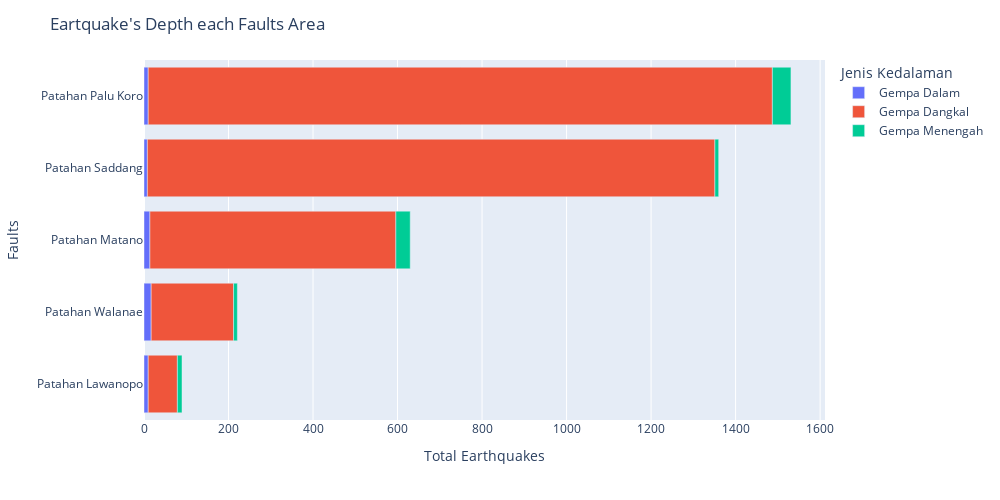

Notebook code cell kept with this figure:
### Code cell
stackbar_h(df_jenisKedalaman, y='Patahan', x='Total',
           hover_data=['Jenis Kedalaman', 'Total'], color='Jenis Kedalaman',
           labels={'Jenis Kedalaman':'Jenis Kedalaman'}, width=1000, height=500,
           title="Eartquake's Depth each Faults Area",
           xaxis='Total Earthquakes',
           yaxis='Faults',
           )

### Figure 1 — Plotly figure (JSON) as saved in the notebook; plotly's stock layout.template omitted (floating-point values rounded to 4 significant figures)
{"data": [{"alignmentgroup": "True", "customdata": [["Gempa Dalam"], ["Gempa Dalam"], ["Gempa Dalam"], ["Gempa Dalam"], ["Gempa Dalam"]], "hovertemplate": "Jenis Kedalaman=%{customdata[0]}<br>Total=%{x}<br>Patahan=%{y}<extra></extra>", "legendgroup": "Gempa Dalam", "marker": {"color": "#636efa", "pattern": {"shape": ""}}, "name": "Gempa Dalam", "offsetgroup": "Gempa Dalam", "orientation": "h", "showlegend": true, "textposition": "auto", "type": "bar", "x": [10, 14, 10, 8, 17], "xaxis": "x", "y": ["Patahan Lawanopo", "Patahan Matano", "Patahan Palu Koro", "Patahan Saddang", "Patahan Walanae"], "yaxis": "y"}, {"alignmentgroup": "True", "customdata": [["Gempa Dangkal"], ["Gempa Dangkal"], ["Gempa Dangkal"], ["Gempa Dangkal"], ["Gempa Dangkal"]], "hovertemplate": "Jenis Kedalaman=%{customdata[0]}<br>Total=%{x}<br>Patahan=%{y}<extra></extra>", "legendgroup": "Gempa Dangkal", "marker": {"color": "#EF553B", "pattern": {"shape": ""}}, "name": "Gempa Dangkal", "offsetgroup": "Gempa Dangkal", "orientation": "h", "showlegend": true, "textposition": "auto", "type": "bar", "x": [69, 582, 1477, 1343, 195], "xaxis": "x", "y": ["Patahan Lawanopo", "Patahan Matano", "Patahan Palu Koro", "Patahan Saddang", "Patahan Walanae"], "yaxis": "y"}, {"alignmentgroup": "True", "customdata": [["Gempa Menengah"], ["Gempa Menengah"], ["Gempa Menengah"], ["Gempa Menengah"], ["Gempa Menengah"]], "hovertemplate": "Jenis Kedalaman=%{customdata[0]}<br>Total=%{x}<br>Patahan=%{y}<extra></extra>", "legendgroup": "Gempa Menengah", "marker": {"color": "#00cc96", "pattern": {"shape": ""}}, "name": "Gempa Menengah", "offsetgroup": "Gempa Menengah", "orientation": "h", "showlegend": true, "textposition": "auto", "type": "bar", "x": [11, 34, 44, 9, 9], "xaxis": "x", "y": ["Patahan Lawanopo", "Patahan Matano", "Patahan Palu Koro", "Patahan Saddang", "Patahan Walanae"], "yaxis": "y"}], "layout": {"autosize": false, "barmode": "relative", "height": 500, "legend": {"title": {"text": "Jenis Kedalaman"}, "tracegroupgap": 0}, "margin": {"t": 60}, "title": {"text": "Eartquake's Depth each Faults Area"}, "width": 1000, "xaxis": {"anchor": "y", "domain": [0, 1], "title": {"text": "Total Earthquakes"}}, "yaxis": {"anchor": "x", "categoryorder": "total ascending", "domain": [0, 1], "title": {"text": "Faults"}}}}
